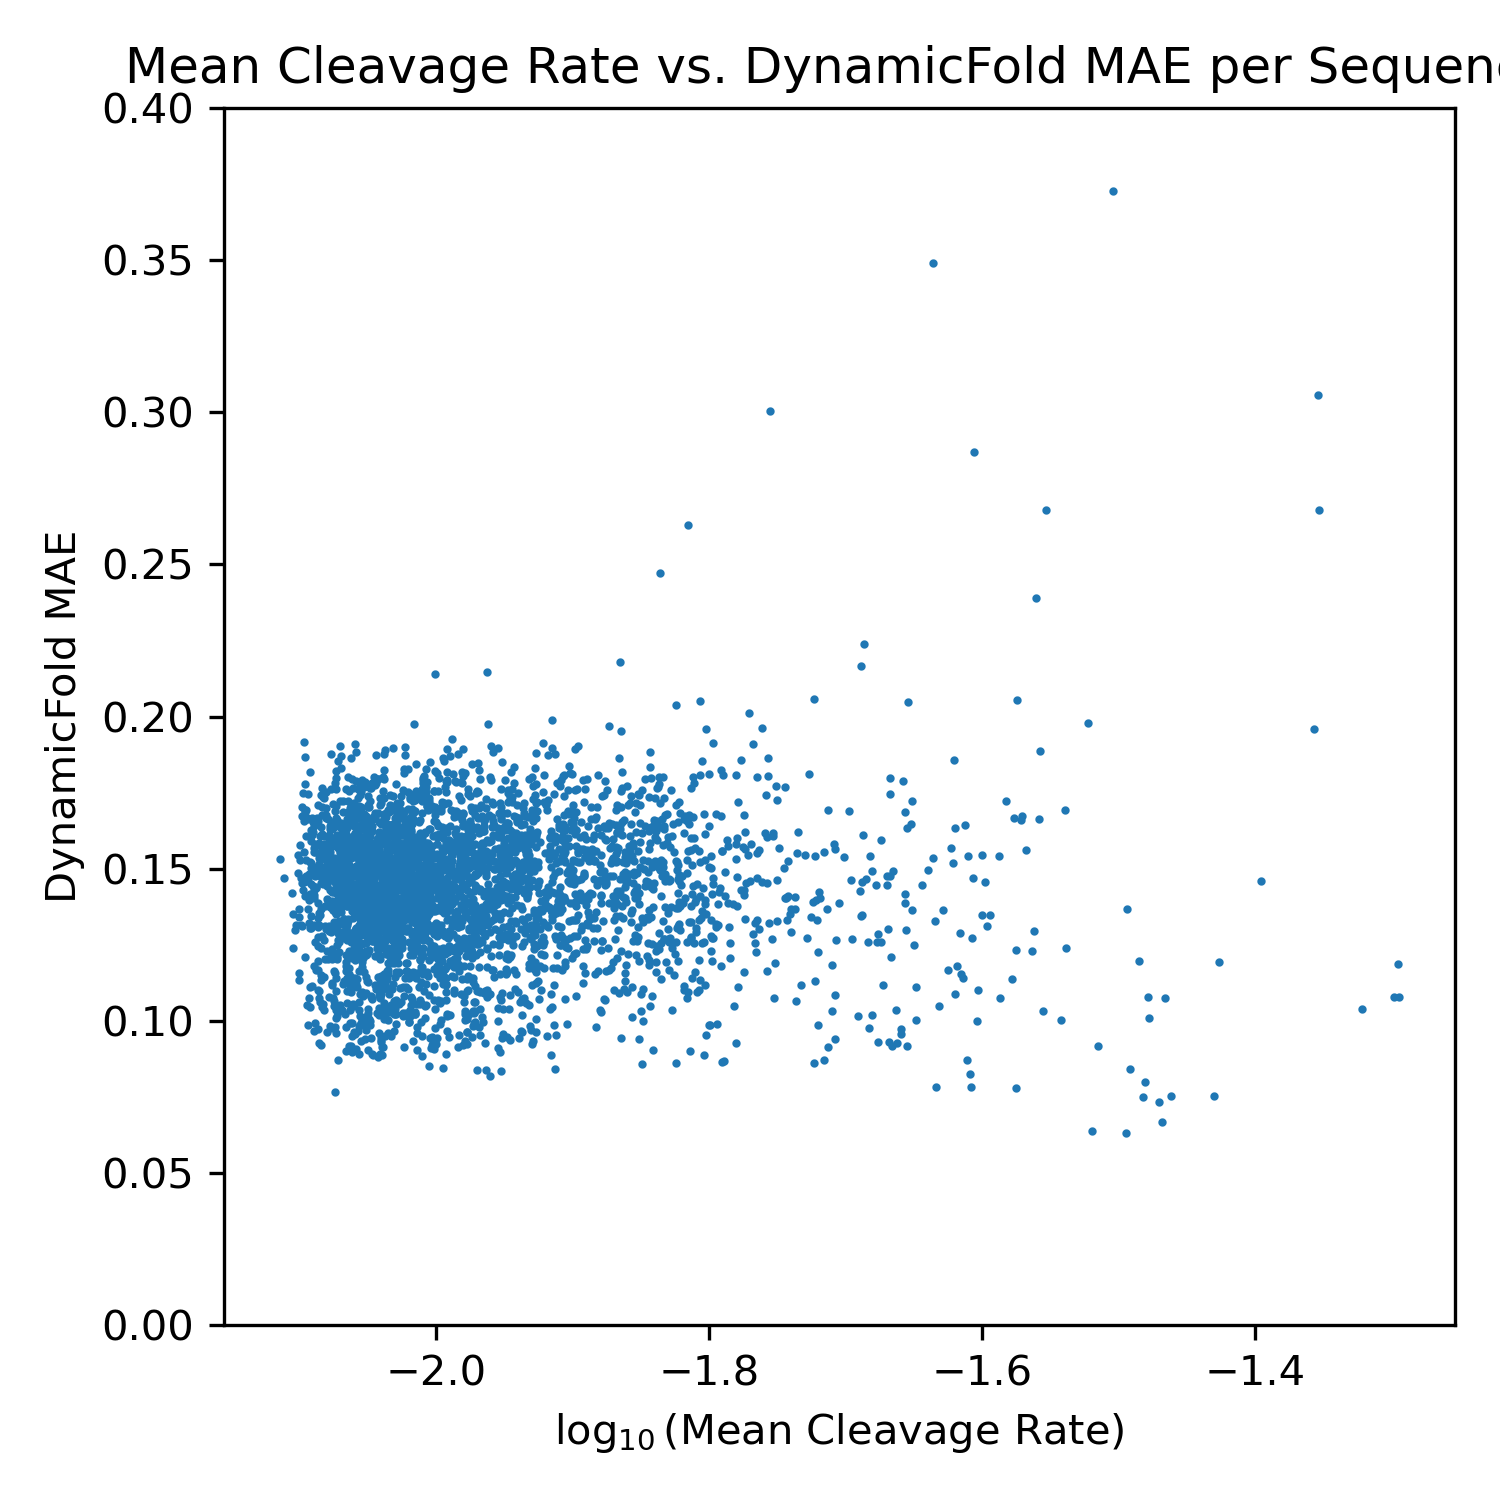

Reproduce this figure in Python.
import matplotlib.pyplot as plt
import pandas as pd
import numpy as np
import sys

data_csv = sys.argv[1]
output_plot = sys.argv[2]

data = pd.read_csv(data_csv)
mean_end = list()
MAEs = list()
for _, row in data.iterrows():
    mean_end.append(row["MeanEnd"])
    MAEs.append(row["Score"])

plt.figure(figsize=(5, 5), dpi=300)
plt.scatter(np.log10(mean_end), MAEs, s=1, marker="o")
plt.ylim((0, 0.4))
plt.xlabel(r"$\log_{10}$(Mean Cleavage Rate)")
plt.ylabel("DynamicFold MAE")
plt.title("Mean Cleavage Rate vs. DynamicFold MAE per Sequence")
plt.tight_layout()
plt.savefig(output_plot)
